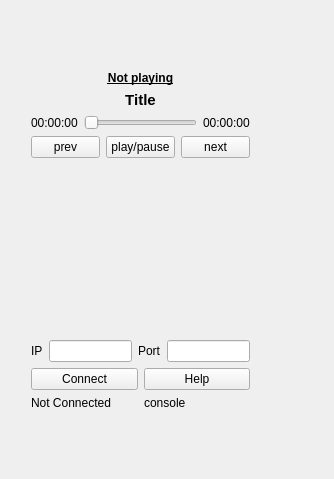
<?xml version="1.0" encoding="UTF-8"?>
<ui version="4.0">
 <class>AngelClient</class>
 <widget class="QWidget" name="AngelClient">
  <property name="geometry">
   <rect>
    <x>0</x>
    <y>0</y>
    <width>334</width>
    <height>479</height>
   </rect>
  </property>
  <property name="sizePolicy">
   <sizepolicy hsizetype="Fixed" vsizetype="Fixed">
    <horstretch>0</horstretch>
    <verstretch>0</verstretch>
   </sizepolicy>
  </property>
  <property name="baseSize">
   <size>
    <width>360</width>
    <height>640</height>
   </size>
  </property>
  <property name="windowTitle">
   <string>AngelClient</string>
  </property>
  <widget class="QWidget" name="layoutWidget">
   <property name="geometry">
    <rect>
     <x>20</x>
     <y>60</y>
     <width>241</width>
     <height>361</height>
    </rect>
   </property>
   <layout class="QVBoxLayout" name="masterLayout">
    <item>
     <layout class="QVBoxLayout" name="trackInfoLayout">
      <item>
       <widget class="QLabel" name="playingStatus">
        <property name="font">
         <font>
          <weight>75</weight>
          <bold>true</bold>
          <underline>true</underline>
         </font>
        </property>
        <property name="text">
         <string>Not playing</string>
        </property>
        <property name="alignment">
         <set>Qt::AlignCenter</set>
        </property>
       </widget>
      </item>
      <item>
       <widget class="QLabel" name="title">
        <property name="font">
         <font>
          <pointsize>11</pointsize>
          <weight>75</weight>
          <bold>true</bold>
         </font>
        </property>
        <property name="text">
         <string>Title</string>
        </property>
        <property name="alignment">
         <set>Qt::AlignCenter</set>
        </property>
       </widget>
      </item>
     </layout>
    </item>
    <item>
     <layout class="QHBoxLayout" name="sliderLayout">
      <item>
       <widget class="QLabel" name="elapsed">
        <property name="text">
         <string>00:00:00</string>
        </property>
       </widget>
      </item>
      <item>
       <widget class="QSlider" name="slider">
        <property name="orientation">
         <enum>Qt::Horizontal</enum>
        </property>
       </widget>
      </item>
      <item>
       <widget class="QLabel" name="duration">
        <property name="text">
         <string>00:00:00</string>
        </property>
       </widget>
      </item>
     </layout>
    </item>
    <item>
     <layout class="QHBoxLayout" name="musicControlLayout">
      <item>
       <widget class="QtSvgButton" name="prevButton">
        <property name="baseSize">
         <size>
          <width>0</width>
          <height>0</height>
         </size>
        </property>
        <property name="text">
         <string>prev</string>
        </property>
       </widget>
      </item>
      <item>
       <widget class="QtSvgButton" name="playPauseButton">
        <property name="text">
         <string>play/pause</string>
        </property>
       </widget>
      </item>
      <item>
       <widget class="QtSvgButton" name="nextButton">
        <property name="text">
         <string>next</string>
        </property>
       </widget>
      </item>
     </layout>
    </item>
    <item>
     <spacer name="verticalSpacer">
      <property name="orientation">
       <enum>Qt::Vertical</enum>
      </property>
      <property name="sizeHint" stdset="0">
       <size>
        <width>20</width>
        <height>20</height>
       </size>
      </property>
     </spacer>
    </item>
    <item>
     <layout class="QHBoxLayout" name="ipAddressLayout">
      <item>
       <widget class="QLabel" name="label">
        <property name="text">
         <string>IP</string>
        </property>
       </widget>
      </item>
      <item>
       <widget class="QLineEdit" name="hostAddress"/>
      </item>
      <item>
       <widget class="QLabel" name="label_2">
        <property name="text">
         <string>Port</string>
        </property>
       </widget>
      </item>
      <item>
       <widget class="QLineEdit" name="port"/>
      </item>
     </layout>
    </item>
    <item>
     <layout class="QHBoxLayout" name="horizontalLayout">
      <item>
       <widget class="QPushButton" name="bindButton">
        <property name="text">
         <string>Connect</string>
        </property>
       </widget>
      </item>
      <item>
       <widget class="QPushButton" name="helpButton">
        <property name="text">
         <string>Help</string>
        </property>
       </widget>
      </item>
     </layout>
    </item>
    <item>
     <layout class="QHBoxLayout" name="horizontalLayout_2">
      <item>
       <widget class="QLabel" name="connectionStatus">
        <property name="text">
         <string>Not Connected</string>
        </property>
       </widget>
      </item>
      <item>
       <widget class="QLabel" name="console">
        <property name="text">
         <string>console</string>
        </property>
       </widget>
      </item>
     </layout>
    </item>
   </layout>
  </widget>
 </widget>
 <layoutdefault spacing="6" margin="11"/>
 <customwidgets>
  <customwidget>
   <class>QtSvgButton</class>
   <extends>QPushButton</extends>
   <header>qtsvgbutton.h</header>
  </customwidget>
 </customwidgets>
 <resources/>
 <connections/>
</ui>
